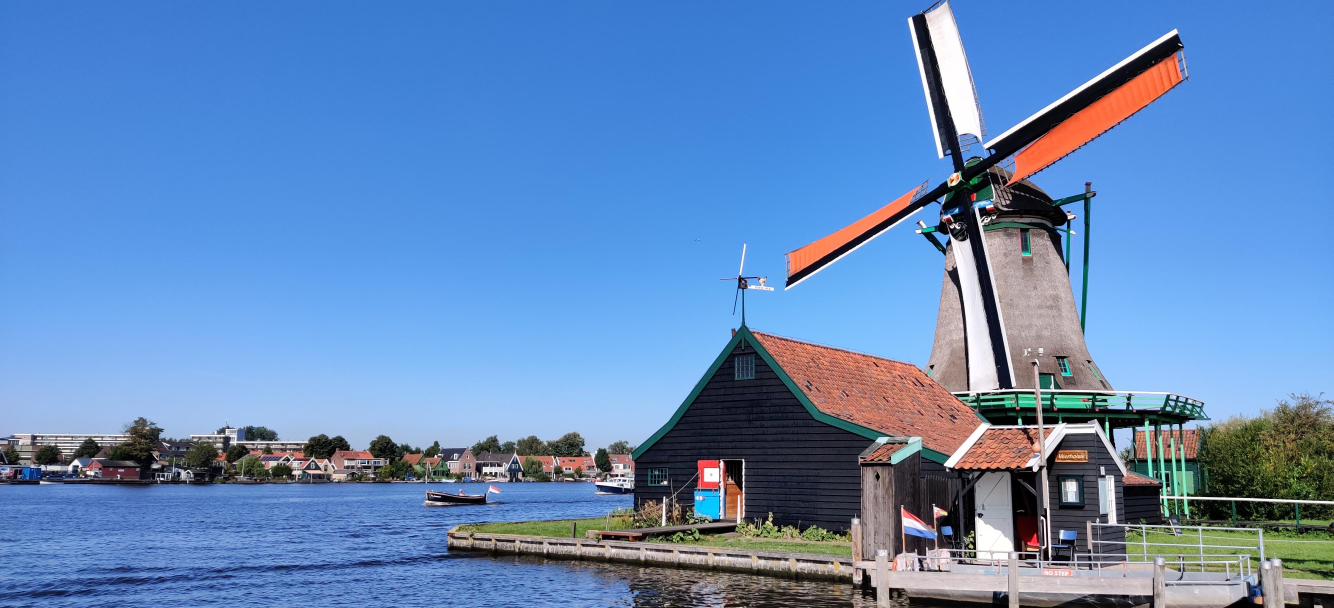
//> input picture C++/images/windmill.jpg, 4000 x 1824 px, given in place of the camera (shown at 1/3 size)
$ ./p16-object_tracking   (built with g++ and OpenCV 4)
//> lines starting //> are read from the running program, lines starting //| are printed output that depends on the picture; after the words box and inside, x2 and y2 are one past the last pixel; in counts of white or black regions, pixels touching at a corner belong together
#include "opencv2/highgui/highgui.hpp"
#include "opencv2/imgproc/imgproc.hpp"
#include <iostream>

using namespace cv;
using namespace std;

int main(int argc, char** argv)
{
    //open the video file for reading
    VideoCapture cap(0);

    // if not success, exit program
    if (cap.isOpened() == false)
    {
        cout << "Cannot open the video file" << endl;
        cin.get(); //wait for any key press
        return -1;
    }

    //Defining window names for above images
    const char* controlwindow = "Control Window";
    String windowNameOriginalVideo = "Original Video";
    String windowNameThresholdVideo = "Threshold Video";

    //Create and open windows
    namedWindow(controlwindow, CV_WINDOW_AUTOSIZE);
    namedWindow(windowNameOriginalVideo, WINDOW_NORMAL);
    namedWindow(windowNameThresholdVideo, WINDOW_NORMAL);

    /*
    For Yellow Color Detection-
    low_H = 12, High_H = 166
    low_S = 47, High_S = 203
    low_V = 181, High_V = 255
    */

    int low_H = 12;
    int high_H = 166;

    int low_S = 47;
    int high_S = 203;

    int low_V = 181;
    int high_V = 255;

    //Trackbar in control window
    cvCreateTrackbar("LowH", controlwindow, &low_H, 179);
    cvCreateTrackbar("HighH", controlwindow, &low_H, 179);

    cvCreateTrackbar("LowS", controlwindow, &low_S, 255);
    cvCreateTrackbar("HighS", controlwindow, &high_S, 255);

    cvCreateTrackbar("LowV", controlwindow, &low_V, 255);
    cvCreateTrackbar("HighV", controlwindow, &high_V, 255);

    int last_X = -1;
    int last_Y = -1;

    //A black image for the image lines
    Mat img_temp;
    cap.read(img_temp);
//> img_temp is the input picture: 1824 rows x 4000 cols, CV_8UC3; mean B, G, R 186.5, 136.8, 98.8
    Mat img_lines = Mat::zeros(img_temp.size(), CV_8UC3);

    while (true)
    {
        Mat orig_frame;
        bool bSuccess = cap.read(orig_frame); // read a new frame from video

         //Breaking the while loop at the end of the video
        if (bSuccess == false)
        {
            cout << "Found the end of the video" << endl;
            break;
        }

        Mat HSV_frame;
        cvtColor(orig_frame,HSV_frame,COLOR_BGR2HSV);
//> HSV_frame: 1824 rows x 4000 cols, CV_8UC3; mean H, S, V 97.5, 130, 193.4

        Mat imgThreshold;
        //Threshold image
        inRange(HSV_frame, Scalar(low_H,low_S,low_V), Scalar(high_H,high_S,high_V),imgThreshold);
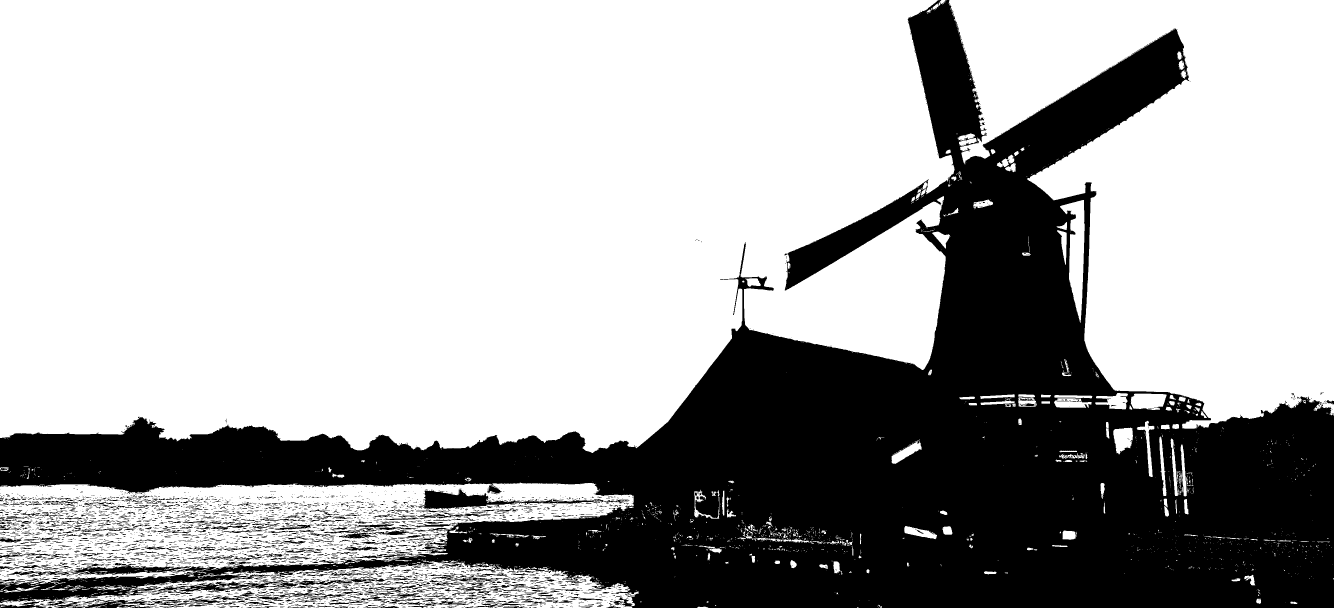
//> imgThreshold: 1824 rows x 4000 cols, CV_8UC1 (shown at 1/3 size); 67.5% white; 4107 black regions (3012 under 20 px), largest, box (x1, y1, x2, y2) and area: (0, 0, 4000, 1824) 2245586, (1260, 1466, 1888, 1529) 10687, (199, 1689, 574, 1727) 5317

        //remove small objects from foreground
        erode(imgThreshold, imgThreshold, getStructuringElement(MORPH_ELLIPSE, Size(5,5)));
        dilate(imgThreshold, imgThreshold, getStructuringElement(MORPH_ELLIPSE, Size(5,5)));

        //Fill small holes in foreground
        dilate(imgThreshold, imgThreshold, getStructuringElement(MORPH_ELLIPSE, Size(5,5)));
        erode(imgThreshold, imgThreshold, getStructuringElement(MORPH_ELLIPSE, Size(5,5)));
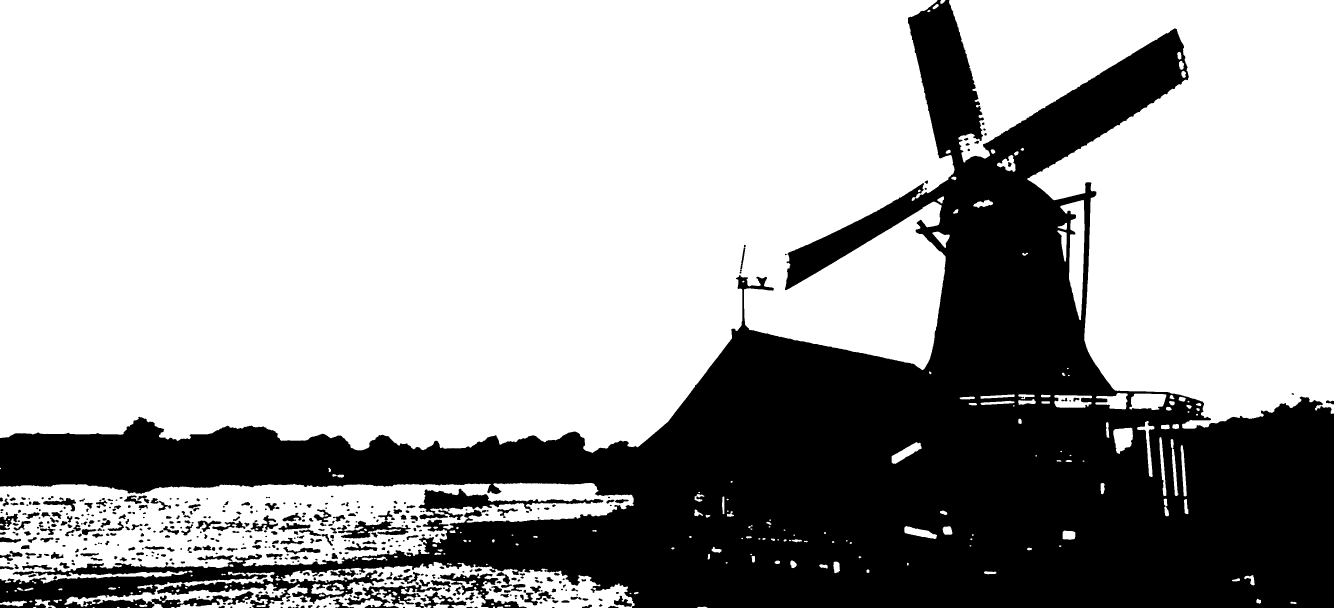
//> imgThreshold: 1824 rows x 4000 cols, CV_8UC1 (shown at 1/3 size); 66.8% white; 527 black regions (52 under 20 px), largest, box (x1, y1, x2, y2) and area: (0, 0, 4000, 1824) 2316363, (1256, 1466, 1810, 1558) 13527, (1320, 1719, 1580, 1824) 6796

        //Calculate image moments of the threshold image
        Moments image_moments = moments(imgThreshold);
//> image_moments = moments, m00 1.24e+09, centre m10/m00, m01/m00 = (1763.5, 701.8)

        double region_area = image_moments.m00;
//> region_area = 1.24e+09

        //Only track if the region_area is > 10000 pixels
        if(region_area > 10000){
            double region_centx = image_moments.m10/region_area;
//> region_centx = 1763.5
            double region_centy = image_moments.m01/region_area;
//> region_centy = 701.8
            if(last_X>=0 && last_Y>=0 && region_centx>=0 and region_centy>=0){
                line(img_lines, Point(region_centx, region_centy), Point(last_X, last_Y), Scalar(0,0,255),2);
            }
            last_X = region_centx;
//> last_X = 1763
            last_Y = region_centy;
//> last_Y = 701
        }
        //Threshhold Image
        imshow(windowNameThresholdVideo, imgThreshold);

        orig_frame = orig_frame + img_lines;
        imshow(windowNameOriginalVideo, orig_frame);

        if (waitKey(10) == 27)
//> the Esc key is pressed
        {
            cout << "Esc key is pressed by user. Stoppig the video" << endl;
            break;
        }
    }

    return 0;
}
